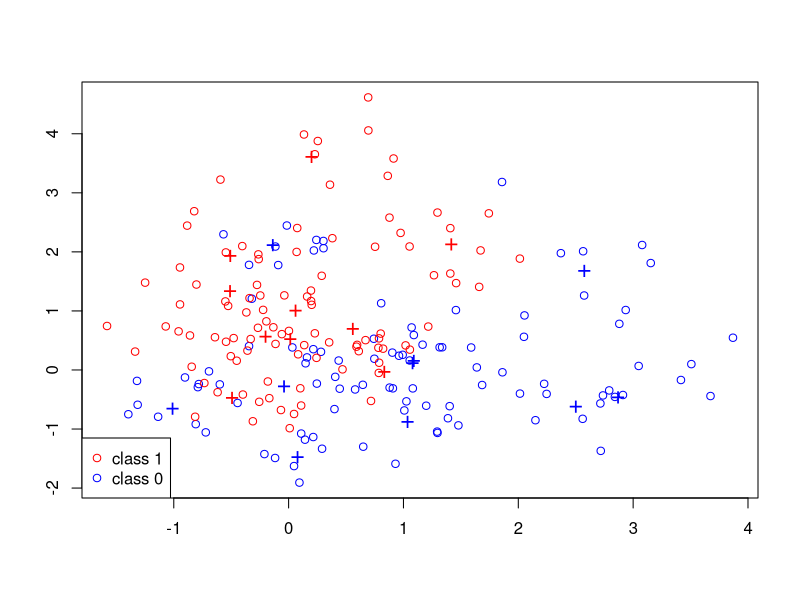
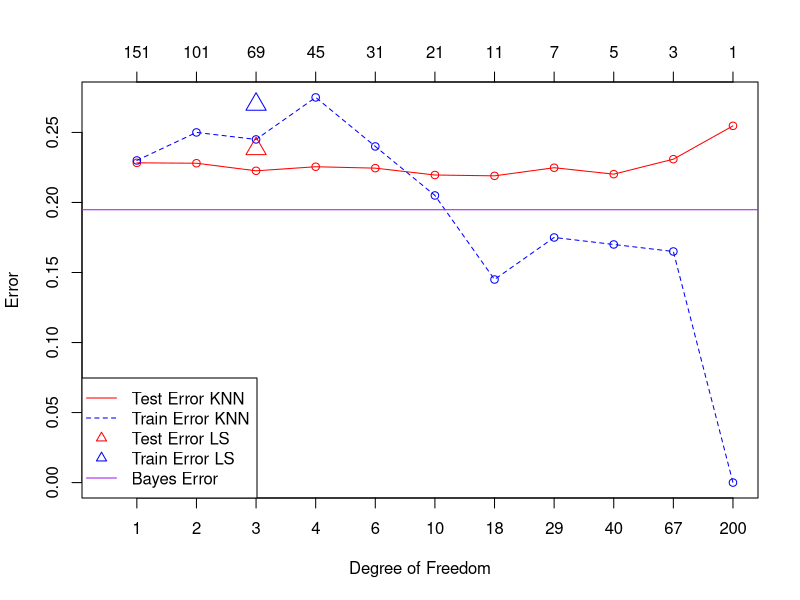

Reproduce these figures in R, in order.
## ---- chunk 1
######################
#Prepare Data:Generate the 20 centers, 10 for each group.
######################
set.seed(6682)

csize = 10;       # number of centers
p = 2;      
s = 1;            # sd for generating the centers within each class                    
m1 = matrix(rnorm(csize*p), csize, p)*s + cbind( rep(1,csize), rep(0,csize));
m0 = matrix(rnorm(csize*p), csize, p)*s + cbind( rep(0,csize), rep(1,csize));

#Generate training data.
n=100;
# Randomly allocate the n samples for class 1  to the 10 clusters
id1 = sample(1:csize, n, replace = TRUE);
# Randomly allocate the n samples for class 1 to the 10 clusters
id0 = sample(1:csize, n, replace = TRUE);  

s= sqrt(1/5);                               # sd for generating x. 

traindata = matrix(rnorm(2*n*p), 2*n, p)*s + rbind(m1[id1,], m0[id0,])
Ytrain = factor(c(rep(1,n), rep(0,n)))

#Generate test data.
N = 5000;  
id1 = sample(1:csize, N, replace=TRUE);
id0 = sample(1:csize, N, replace=TRUE); 
testdata = matrix(rnorm(2*N*p), 2*N, p)*s + 
  rbind(m1[id1,], m0[id0,])
Ytest = factor(c(rep(1,N), rep(0,N)))

######################
#Visulization
######################

plot(traindata[, 1], traindata[, 2], type = "n", xlab = "", ylab = "")

points(traindata[1:n, 1], traindata[1:n, 2], col = "blue");
points(traindata[(n+1):(2*n), 1], traindata[(n+1):(2*n), 2], col="red"); 

points(m1[1:csize, 1], m1[1:csize, 2], pch="+", cex=1.5, col="blue");    
points(m0[1:csize, 1], m0[1:csize, 2], pch="+", cex=1.5, col="red");   

legend("bottomleft", pch = c(1,1), col = c("red", "blue"), 
       legend = c("class 1", "class 0"))

######################
#K-NN method
######################

library(class) 

## Choice of the neighhood size. 
myk = c(151, 101, 69, 45, 31, 21, 11, 7, 5, 3, 1)
m = length(myk);

train_err_knn = rep(0,m);
test_err_knn = rep(0, m);

for( j in 1:m){
  Ytrain_pred_knn = knn(traindata, traindata, Ytrain, k = myk[j])
  train_err_knn[j] = sum(Ytrain != Ytrain_pred_knn)/(2*n)
  Ytest_pred_knn = knn(traindata, testdata, Ytrain,k = myk[j])
  test_err_knn[j] = sum(Ytest != Ytest_pred_knn)/(2*N)
}

######################
#Least Sqaure Method
######################
ls_cutoff = 0.5

RegModel = lm(as.numeric(Ytrain) - 1 ~ traindata)
Ytrain_pred_ls = as.numeric(RegModel$fitted > ls_cutoff)
Ytest_pred_ls = RegModel$coef[1] + RegModel$coef[2] * testdata[,1] + 
                RegModel$coef[3] * testdata[,2]
Ytest_pred_ls = as.numeric(Ytest_pred_ls > ls_cutoff)

## cross tab for training data and training error
#table(Ytrain, Ytrain_pred_LS);
train_err_ls = sum(Ytrain !=  Ytrain_pred_ls) / (2*n);

## cross tab for test data and test error
#table(Ytest, Ytest_pred_LS);     
test_err_ls = sum(Ytest !=  Ytest_pred_ls) / (2*N);

######################
#Calculate Bayes Error
######################

#Since we need to repeatly evaluate a mixture of normal with 10 components on each test point, 
#I wrote a function first mixnorm, and then use the command apply to apply the same function on each row of the test data.

mixnorm=function(x){
  ## return the density ratio for a point x, where each 
  ## density is a mixture of normal with 10 components
  sum(exp(-apply((t(m1)-x)^2, 2, sum)*5/2))/sum(exp(-apply((t(m0)-x)^2, 2, sum)*5/2))
}

Ytest_pred_Bayes = apply(testdata, 1, mixnorm)
Ytest_pred_Bayes = as.numeric(Ytest_pred_Bayes > 1);
#table(Ytest, Ytest_pred_Bayes); 
test_err_Bayes = sum(Ytest !=  Ytest_pred_Bayes) / (2*N)

######################
#Plot the Performance
######################
plot(c(0.5,m), range(test_err_ls, train_err_ls, test_err_knn, train_err_knn),
     type="n", xlab="Degree of Freedom", ylab="Error", xaxt="n")

df = round((2*n)/myk)
axis(1, at = 1:m, labels = df)
axis(3, at = 1:m, labels = myk)

points(1:m, test_err_knn, col="red", pch=1);
lines(1:m, test_err_knn, col="red", lty=1);
points(1:m, train_err_knn, col="blue", pch=1);
lines(1:m, train_err_knn, col="blue", lty=2);

points(3, train_err_ls, pch=2, cex=2, col="blue")
points(3, test_err_ls, pch=2, cex=2, col="red")

abline(test_err_Bayes, 0, col="purple")

legend("bottomleft", pch = c(NA, NA, 2, 2, NA), col = c("red", "blue", "red", "blue", "purple"),
       lty=c(1, 2, NA, NA, 1),
       legend = c("Test Error KNN", "Train Error KNN", "Test Error LS", "Train Error LS", "Bayes Error"))


